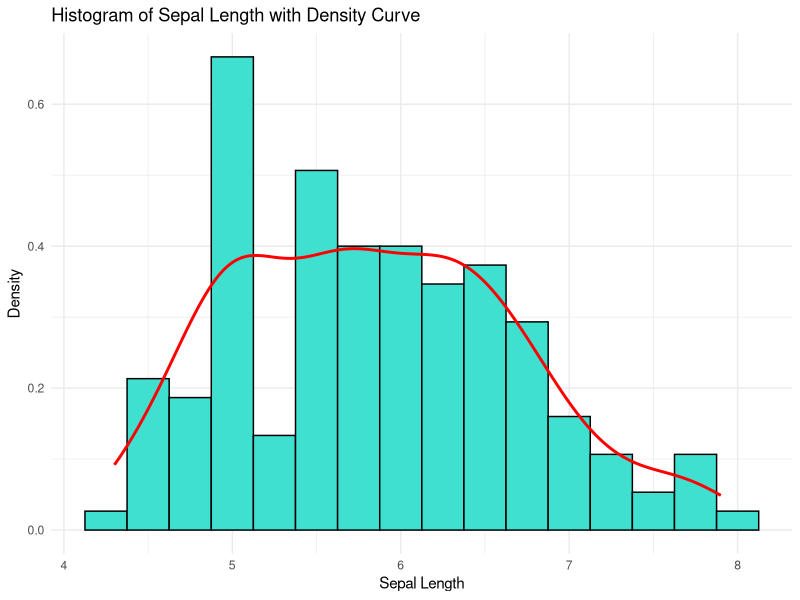
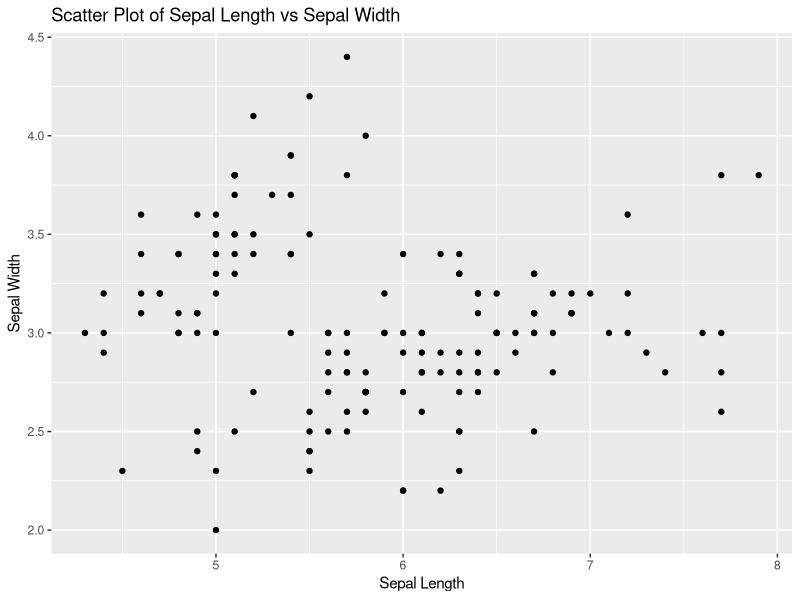
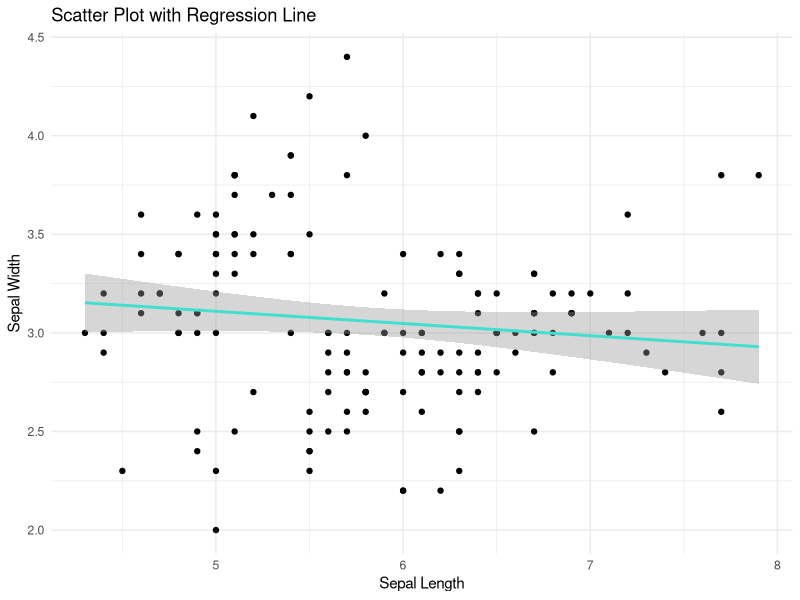
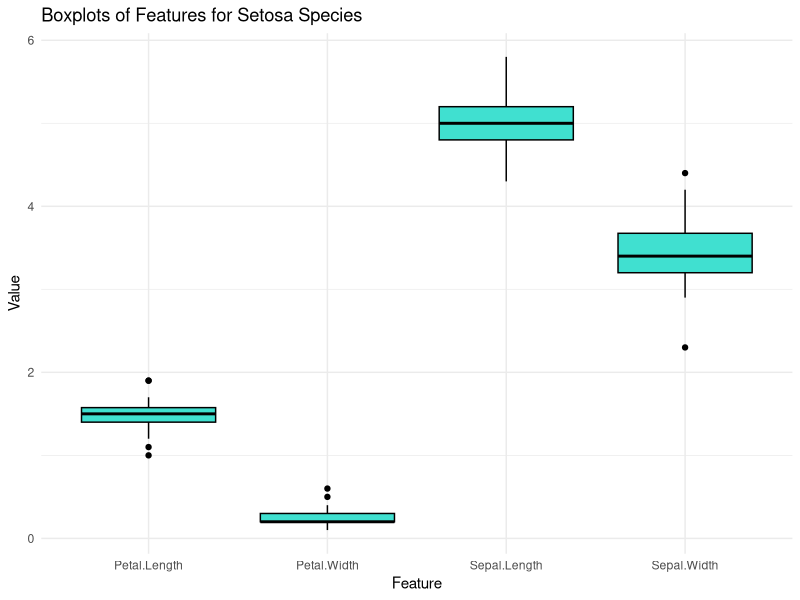

Reproduce these figures in R, in order.
library(ggplot2)
data(iris)

ggplot(data = iris, aes(x = Sepal.Length)) +
  geom_histogram(aes(y = ..density..), binwidth = 0.25, fill = "turquoise", color = "black") +
  geom_density(color = "red", size = 1) +
  labs(title = "Histogram of Sepal Length with Density Curve",
       x = "Sepal Length",
       y = "Density") +
  theme_minimal()

ggplot(data = iris, aes(x = Sepal.Length, y = Sepal.Width)) + 
  geom_point() +
  labs(title = "Scatter Plot of Sepal Length vs Sepal Width",
       x = "Sepal Length",
       y = "Sepal Width")


ggplot(data = iris, aes(x = Sepal.Length, y = Sepal.Width)) + 
  geom_point() +                               
  geom_smooth(method = "lm", col = "turquoise") +   
  labs(title = "Scatter Plot with Regression Line",
       x = "Sepal Length",
       y = "Sepal Width") +
  theme_minimal()    


iris_setosa <- subset(iris, Species == "setosa")
# Data frame for plotting
iris_setosa_long <- data.frame(
  Feature = rep(c("Sepal.Length", "Sepal.Width", "Petal.Length", "Petal.Width"), 
                each = nrow(iris_setosa)),
  Value = c(iris_setosa$Sepal.Length, iris_setosa$Sepal.Width, 
            iris_setosa$Petal.Length, iris_setosa$Petal.Width)
)

ggplot(data = iris_setosa_long, aes(x = Feature, y = Value)) +
  geom_boxplot(fill = "turquoise", color = "black") +
  labs(title = "Boxplots of Features for Setosa Species",
       x = "Feature",
       y = "Value") +
  theme_minimal()




